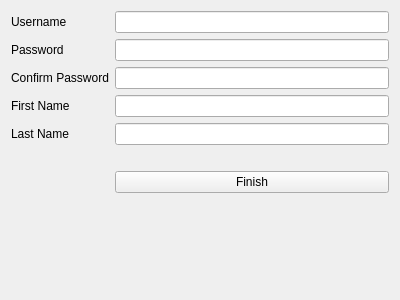
<?xml version="1.0" encoding="UTF-8"?>
<ui version="4.0">
 <class>SignUpPage</class>
 <widget class="QWidget" name="SignUpPage">
  <property name="geometry">
   <rect>
    <x>0</x>
    <y>0</y>
    <width>400</width>
    <height>300</height>
   </rect>
  </property>
  <property name="windowTitle">
   <string>Form</string>
  </property>
  <layout class="QFormLayout" name="formLayout">
   <item row="0" column="0">
    <widget class="QLabel" name="usernameLabel">
     <property name="text">
      <string>Username</string>
     </property>
    </widget>
   </item>
   <item row="1" column="0">
    <widget class="QLabel" name="passwordLabel">
     <property name="text">
      <string>Password</string>
     </property>
    </widget>
   </item>
   <item row="2" column="0">
    <widget class="QLabel" name="confirmPasswordLabel">
     <property name="text">
      <string>Confirm Password</string>
     </property>
    </widget>
   </item>
   <item row="0" column="1">
    <widget class="QLineEdit" name="usernameField"/>
   </item>
   <item row="1" column="1">
    <widget class="QLineEdit" name="passwordField"/>
   </item>
   <item row="2" column="1">
    <widget class="QLineEdit" name="confirmPasswordField"/>
   </item>
   <item row="7" column="1">
    <widget class="QPushButton" name="finishButton">
     <property name="sizePolicy">
      <sizepolicy hsizetype="Minimum" vsizetype="Fixed">
       <horstretch>0</horstretch>
       <verstretch>0</verstretch>
      </sizepolicy>
     </property>
     <property name="text">
      <string>Finish</string>
     </property>
     <property name="checkable">
      <bool>false</bool>
     </property>
     <property name="checked">
      <bool>false</bool>
     </property>
    </widget>
   </item>
   <item row="4" column="0">
    <widget class="QLabel" name="lastNameLabel">
     <property name="text">
      <string>Last Name</string>
     </property>
    </widget>
   </item>
   <item row="3" column="0">
    <widget class="QLabel" name="firstNameLabel">
     <property name="text">
      <string>First Name</string>
     </property>
    </widget>
   </item>
   <item row="3" column="1">
    <widget class="QLineEdit" name="firstNameField"/>
   </item>
   <item row="4" column="1">
    <widget class="QLineEdit" name="lastNameField"/>
   </item>
   <item row="5" column="1">
    <widget class="QLabel" name="errorLabel">
     <property name="text">
      <string/>
     </property>
    </widget>
   </item>
  </layout>
 </widget>
 <resources/>
 <connections/>
</ui>
